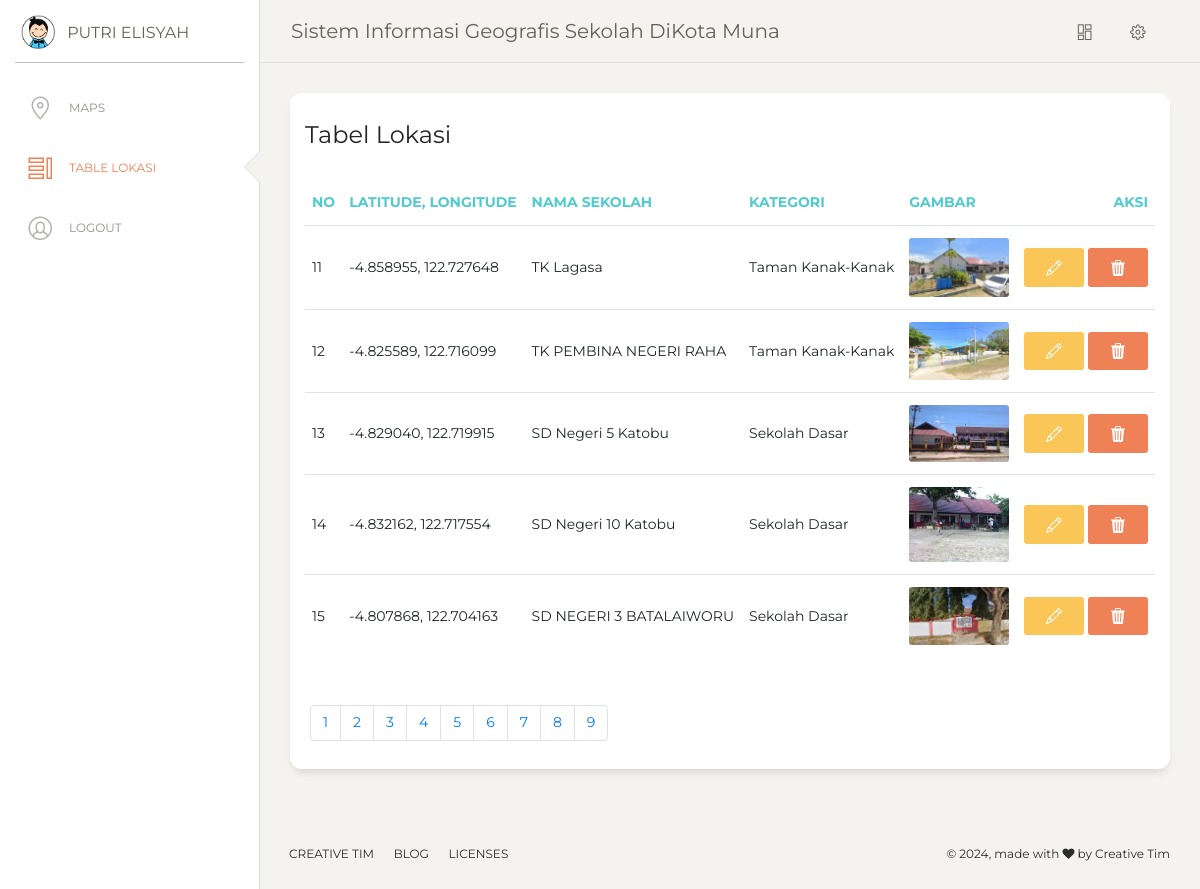
Screenshot of /tabel.php?page=3 (signed in) with the database file from the repository.
### tables this page shows
CREATE TABLE `tb_lokasi` (
  `id_lokasi` int(11) NOT NULL,
  `latlng` varchar(100) NOT NULL,
  `nama_lokasi` varchar(100) NOT NULL,
  `kategori` varchar(100) NOT NULL,
  `gambar` varchar(150) NOT NULL,
  `marker` varchar(50) NOT NULL
);

### tabel.php (the view, shortened to what this page needs)
<?php include 'lib/head_table.php' ?>
<?php include 'lib/navbar.php' ?>
<div class="content">
    <div class="row">
        <div class="col-md-12">
            <div class="card">
                <div class="card-header">
                    <h4 class="card-title">Tabel Lokasi</h4>
                </div>
                <div class="card-body">
                    <div class="table-responsive">
                        <table class="table">
                            <thead class=" text-primary">
                                <th>No</th>
                                <th>Latitude, Longitude</th>
                                <th>Nama Sekolah</th>
                                <th>Kategori</th>
                                <th>Gambar</th>
                                <th class="text-right">Aksi</th>
                            </thead>
                            <tbody>
                                <?php
                                $limit = 5;
                                if (isset($_GET["page"])) {
                                    $page  = $_GET["page"];
                                } else {
                                    $page = 1;
                                };
                                $start_from = ($page - 1) * $limit;
                                $query = "SELECT * FROM tb_lokasi LIMIT $start_from, $limit";
                                $tampil = mysqli_query($konek, $query);
                                $no = $start_from + 1;
                                while ($data = mysqli_fetch_array($tampil)) {
                                ?>
                                    <tr>
                                        <td><?php echo $no; ?></td>
                                        <td><?php echo $data['latlng']; ?></td>
                                        <td><?php echo $data['nama_lokasi']; ?></td>
                                        <td><?php echo $data['kategori']; ?></td>
                                        <td><img src="gambar/<?php echo $data['gambar']; ?>" alt="gambar" style="max-width: 100px;"></td>
                                        <td class="text-right">
                                            <a href="edit.php?id_lokasi=<?php echo $data["id_lokasi"]; ?>"><button type="button" class="btn btn-warning"></button></a>
                                            <a href="prosesHapus.php?id_lokasi=<?php echo $data["id_lokasi"]; ?>"><button type="button" class="btn btn-danger"></button></a>
                                        </td>
                                    </tr>
                                <?php
                                    $no++;
                                } ?>
                            </tbody>
                        </table>
                    </div>
                </div>
                <div class="card-footer">
                    <?php
                    $result_db = mysqli_query($konek, "SELECT COUNT(id_lokasi) FROM tb_lokasi");
                    $row_db = mysqli_fetch_row($result_db);
                    $total_records = $row_db[0];
                    $total_pages = ceil($total_records / $limit);
                    $pagLink = "<nav><ul class='pagination'>";
                    for ($i = 1; $i <= $total_pages; $i++) {
                        $pagLink .= "<li class='page-item'><a class='page-link' href='tabel.php?page=" . $i . "'>" . $i . "</a></li>";
                    }
                    echo $pagLink . "</ul></nav>";
                    ?>
                </div>
            </div>
        </div>
    </div>
</div>
<?php include 'lib/footer.php' ?>
</body>
</html>

### rows the page displays
tb_lokasi: latlng "-4.858955, 122.727648", nama_lokasi "TK Lagasa", kategori "Taman Kanak-Kanak", gambar (picture)
tb_lokasi: latlng "-4.825589, 122.716099", nama_lokasi "TK PEMBINA NEGERI RAHA", kategori "Taman Kanak-Kanak", gambar (picture)
tb_lokasi: latlng "-4.829040, 122.719915", nama_lokasi "SD Negeri 5 Katobu", kategori "Sekolah Dasar", gambar (picture)
tb_lokasi: latlng "-4.832162, 122.717554", nama_lokasi "SD Negeri 10 Katobu", kategori "Sekolah Dasar", gambar (picture)
tb_lokasi: latlng "-4.807868, 122.704163", nama_lokasi "SD NEGERI 3 BATALAIWORU", kategori "Sekolah Dasar", gambar (picture)
